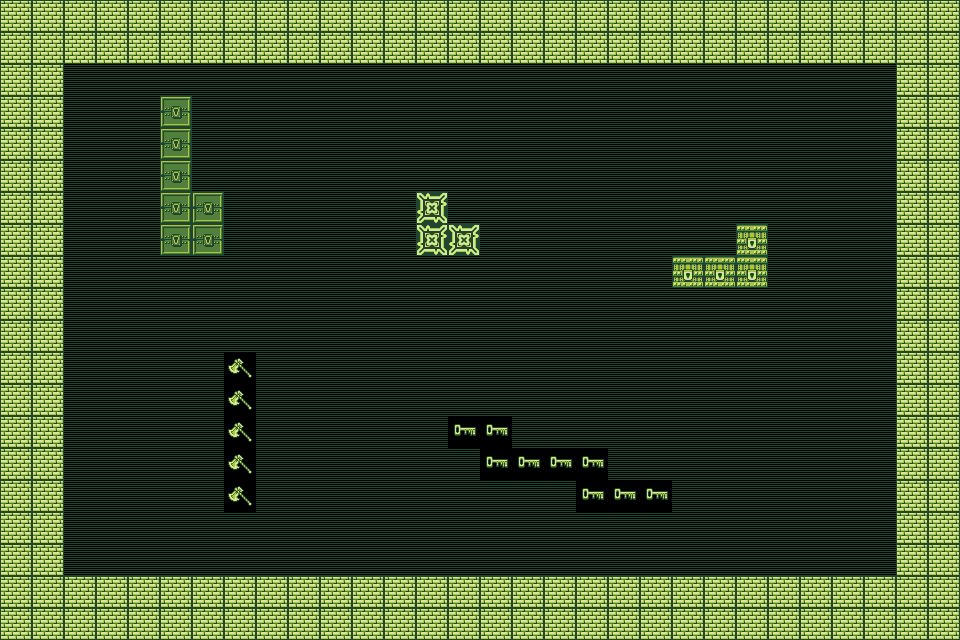

A level layout from a 2D game, rendered from its tile map. Below: a short description, then the map file with its tile-grid data intact:
An orthogonal 30x20 tile map with 32x32 px tiles, 1 tile layer (Tiles) and 15 objects (14x Walls).

<map version="1.10" tiledversion="1.10.0" orientation="orthogonal" renderorder="right-down" width="30" height="20" tilewidth="32" tileheight="32" infinite="0" nextlayerid="3" nextobjectid="18">
 <tileset firstgid="1" source="fantasy-tileset.tsx" />
 <layer id="1" name="Tiles" width="30" height="20">
  <data encoding="csv">
20,20,20,20,20,20,20,20,20,20,20,20,20,20,20,20,20,20,20,20,20,20,20,20,20,20,20,20,20,20,
20,20,20,20,20,20,20,20,20,20,20,20,20,20,20,20,20,20,20,20,20,20,20,20,20,20,20,20,20,20,
20,20,2,2,2,2,2,2,2,2,2,2,2,2,2,2,2,2,2,2,2,2,2,2,2,2,2,2,20,20,
20,20,2,2,2,13,2,2,2,2,2,2,2,2,2,2,2,2,2,2,2,2,2,2,2,2,2,2,20,20,
20,20,2,2,2,13,2,2,2,2,2,2,2,2,2,2,2,2,2,2,2,2,2,2,2,2,2,2,20,20,
20,20,2,2,2,13,2,2,2,2,2,2,2,2,2,2,2,2,2,2,2,2,2,2,2,2,2,2,20,20,
20,20,2,2,2,13,13,2,2,2,2,2,2,203,2,2,2,2,2,2,2,2,2,2,2,2,2,2,20,20,
20,20,2,2,2,13,13,2,2,2,2,2,2,203,203,2,2,2,2,2,2,2,2,24,2,2,2,2,20,20,
20,20,2,2,2,2,2,2,2,2,2,2,2,2,2,2,2,2,2,2,2,24,24,24,2,2,2,2,20,20,
20,20,2,2,2,2,2,2,2,2,2,2,2,2,2,2,2,2,2,2,2,2,2,2,2,2,2,2,20,20,
20,20,2,2,2,2,2,2,2,2,2,2,2,2,2,2,2,2,2,2,2,2,2,2,2,2,2,2,20,20,
20,20,2,2,2,2,2,68,2,2,2,2,2,2,2,2,2,2,2,2,2,2,2,2,2,2,2,2,20,20,
20,20,2,2,2,2,2,68,2,2,2,2,2,2,2,2,2,2,2,2,2,2,2,2,2,2,2,2,20,20,
20,20,2,2,2,2,2,68,2,2,2,2,2,2,37,37,2,2,2,2,2,2,2,2,2,2,2,2,20,20,
20,20,2,2,2,2,2,68,2,2,2,2,2,2,2,37,37,37,37,2,2,2,2,2,2,2,2,2,20,20,
20,20,2,2,2,2,2,68,2,2,2,2,2,2,2,2,2,2,37,37,37,2,2,2,2,2,2,2,20,20,
20,20,2,2,2,2,2,2,2,2,2,2,2,2,2,2,2,2,2,2,2,2,2,2,2,2,2,2,20,20,
20,20,2,2,2,2,2,2,2,2,2,2,2,2,2,2,2,2,2,2,2,2,2,2,2,2,2,2,20,20,
20,20,20,20,20,20,20,20,20,20,20,20,20,20,20,20,20,20,20,20,20,20,20,20,20,20,20,20,20,20,
20,20,20,20,20,20,20,20,20,20,20,20,20,20,20,20,20,20,20,20,20,20,20,20,20,20,20,20,20,20
</data>
 </layer>
 <objectgroup id="2" name="Walls">
  <object id="3" type="Walls" x="0" y="0" width="960" height="64" />
  <object id="4" type="Walls" x="896" y="64" width="64" height="576" />
  <object id="5" type="Walls" x="0" y="576" width="896" height="64" />
  <object id="6" type="Walls" x="0" y="64" width="64" height="512" />
  <object id="7" type="Walls" x="160" y="96" width="32" height="160" />
  <object id="8" type="Walls" x="192" y="192" width="32" height="64" />
  <object id="9" type="Walls" x="224" y="352" width="32" height="160" />
  <object id="10" type="Walls" x="416" y="192" width="32" height="64" />
  <object id="11" type="Walls" x="448" y="224" width="32" height="32" />
  <object id="12" type="Walls" x="448" y="416" width="64" height="32" />
  <object id="13" type="Walls" x="480" y="448" width="128" height="32" />
  <object id="14" type="Walls" x="576" y="480" width="96" height="32" />
  <object id="15" type="Walls" x="672" y="256" width="96" height="32" />
  <object id="16" type="Walls" x="736" y="224" width="32" height="32" />
  <object id="17" x="345.058" y="-123.235" />
 </objectgroup>
</map>
